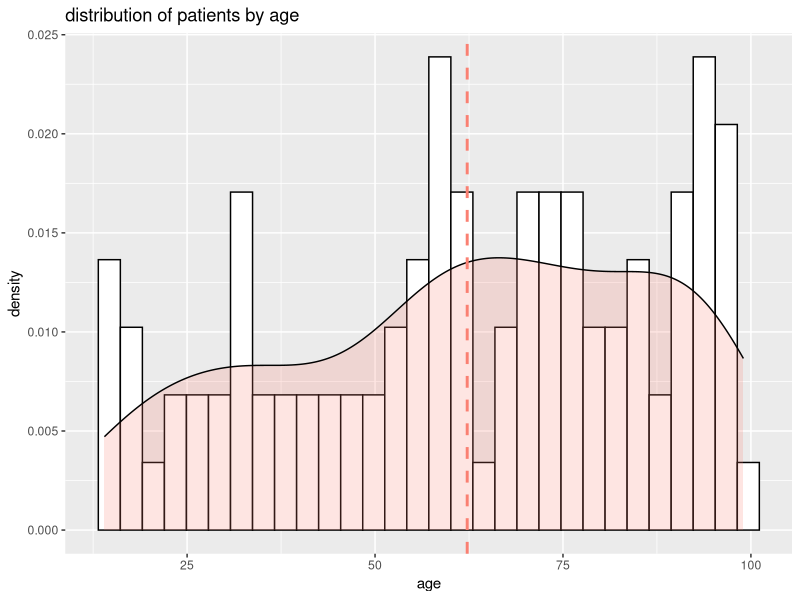
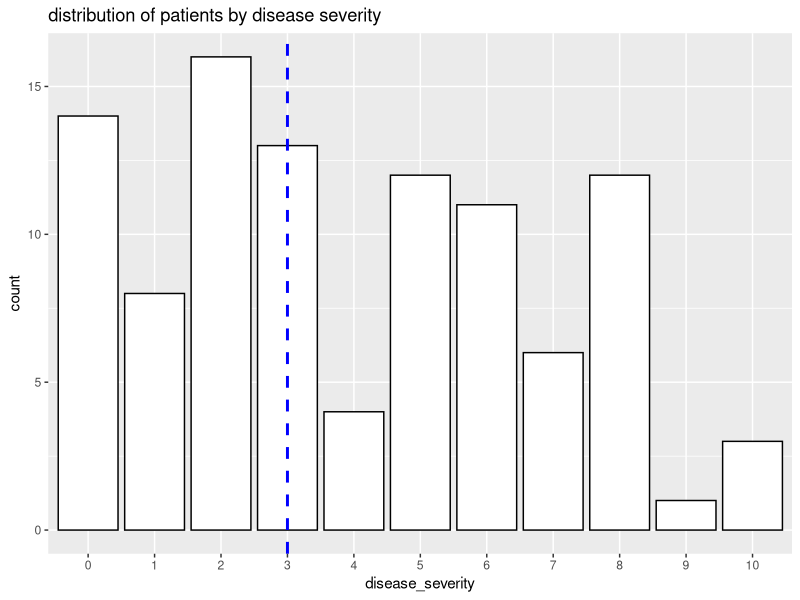
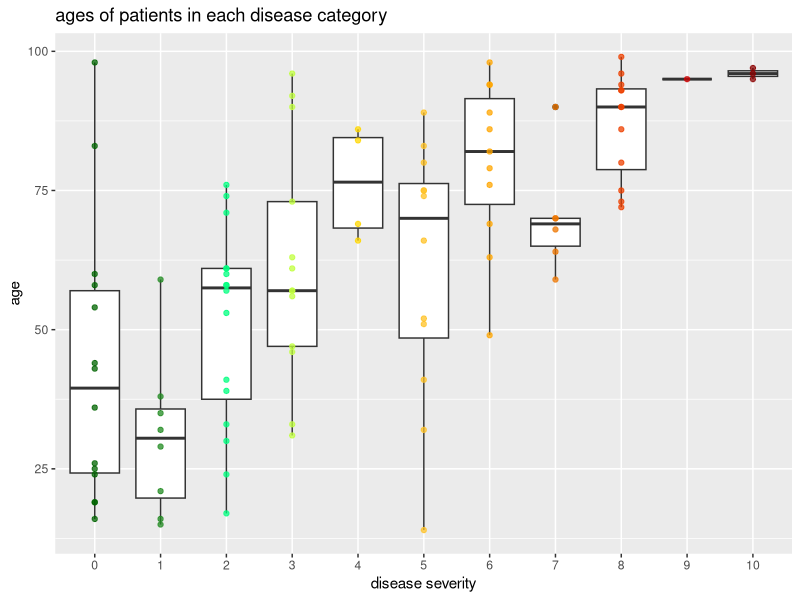
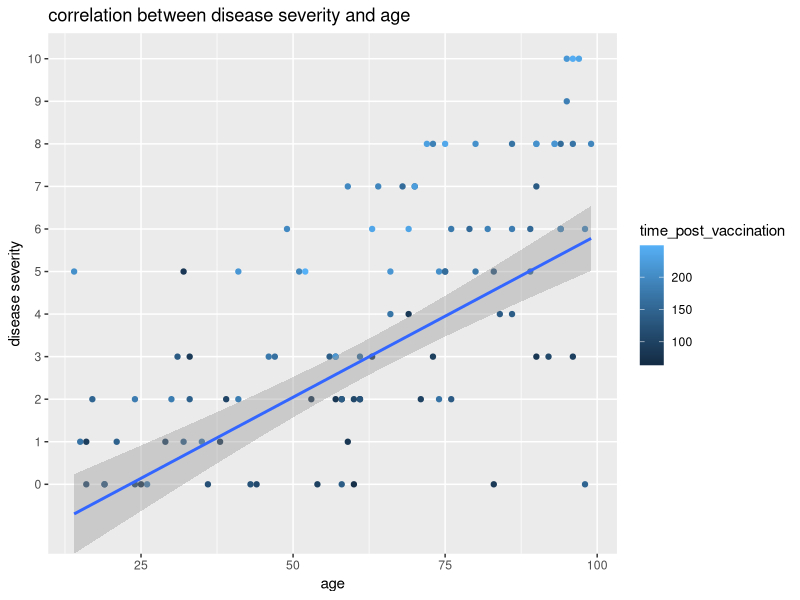
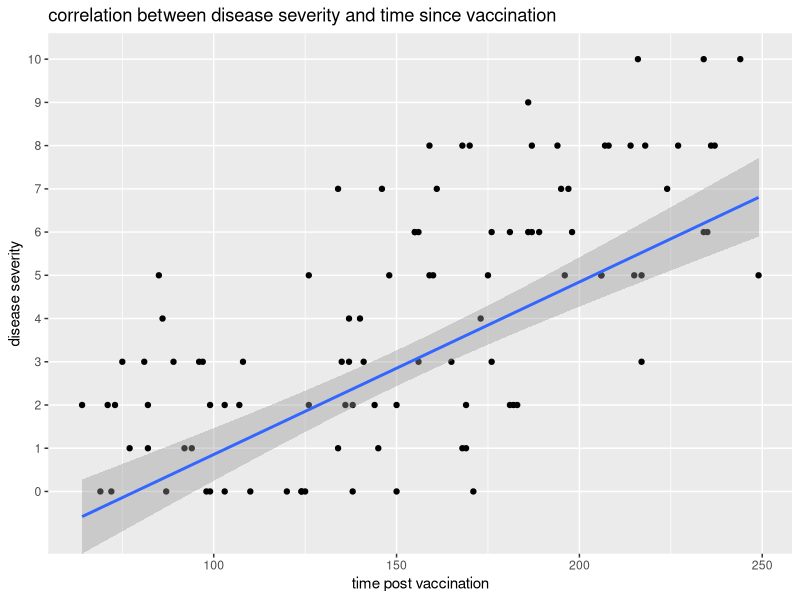
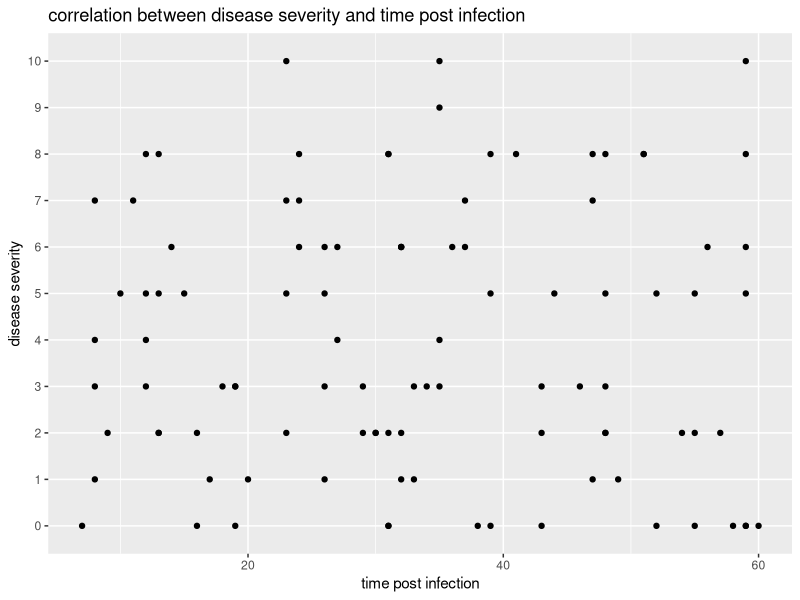

These charts were generated, in order, by the following R code: (Note: this script raises an error after producing the figures.)
## ---- chunk 1
## Install and load required packages
#install.packages("dplyr")
library(dplyr)

#install.packages("purrr")
library(purrr)

#install.packages("lubridate")
library(lubridate)

#install.packages("ggplot2")
library(ggplot2)

#install.packages("readxl")
library(readxl)

#install.packages("openxlsx")
library(openxlsx)

#install.packages("here")
library(here)

## ---- chunk 2
# Set a seed for reproducibility
set.seed(123)

# Define the number of observations to generate
n_patients <- 100
## ---- chunk 3

## empty dataframe with n_patients observations 
data = data.frame(
  pat_id = character(n_patients), #patient ID
  age = numeric(n_patients), #patient age
  time_post_vaccination = integer(n_patients), #days elapsed since last vaccination 
  time_post_infection = numeric(n_patients), #days elapsed since infection
  disease_severity = integer(n_patients) #on a scale from 1-10, how "bad" were illness symptoms
)

## populating the variables
# patient id
data$pat_id = paste0("ID_", sample(100:999, 100, replace=F) ) # each gets a 3-digit ID because I feel like it 
# patient age
data$age = c(sample(10:50, 30, replace=T), sample(51:100, 70, replace = T)) #I want to have more samples from age < 50, and to not children under 10
data$time_post_infection = c(sample(7:60, 100, replace=T)) # between one week and two months
data$time_post_vaccination = data$time_post_infection + c(sample(30:200, 100, replace=T)) # all individuals had a vaccination between 1 month and 200 days before their infection 

### alright, now I want to make a correlation between disease severity in the time between vaccination and infection. That means I need to add a third column, time between vaccination and infection, and bias my samples of numbers 1:10 by that number. Then I'll delete that column so that the "analyst" has to think of it themselves muahahahaha

data$time_between = data$time_post_vaccination - data$time_post_infection #the bigger the difference, the greater the probability of getting 10

## how to do disease severity? for loop 10 times. Probability of adding 1 is equal to (timebetween/maxtimebetween); thus, if a randomly generated number between 0 and 1 is less than this probability, we add 1 to disease severity. The longer between vaccine and infection, the worse protected we are! -> sometime it would be cool to alter this so there is some penalty to getting infected immediatly after vaccination. :)

## however, I also want some relationship between age and disease severity. So, I am going to reduce the "effective" time between vaccination and infection by age. 

# vector to store our simulated disease severities
disease_severities = rep(0, 100)

# simulation to generate disease severities based on time between vaccination and infection 
for(c in 1:10){
  for(i in 1:n_patients){
    prob = (data[i, "time_between"])/max(data$time_between)
    age_adjust_prob = prob * (data[i, "age"])/max(data$age)
    rand = runif(1, min = 0, max = 1)
    if(age_adjust_prob > rand){disease_severities[i] = disease_severities[i] + 1}
  }
  c = c+1
}

# add these disease severities to our dataset as FACTOR
data$disease_severity = factor(disease_severities)

#finally, remove our "time between" category - though I'm just going to add it back in the next code chunk ;)
data = data[,!(names(data) %in% "time_between")]

## ---- chunk 4

### and now we have our dataset! I can write it as an excel workbook for the sake of reproducibility, and I'll add my codebook to it
codebook = data.frame(variable = names(data),
                      description = c("unique patient 3-digid ID", "patient age, range [10,100]", "time elapsed since patient's most recent vaccine, range [64,249]", "time elapsed since approximate date of infection, range [7,60]", "categorical measure of disease severity, scale of 0 (asymptomatic) to 10 (death)"),
                      values = c("character: ID_XXX", "numerical", "numerical", "numerical", "factor"))

# save the data dataframe and codebook dataframe in a list for export
synth_data_list = list(data, codebook)
names(synth_data_list) = c("breakthrough_infections", "codebook")

# saving dataset with openxlsx
processed_dataset = here("data-exercise", "data", "synthetic_data_vaccines_work.xlsx")
openxlsx::write.xlsx(synth_data_list, file = processed_dataset)

## ---- chunk 5

# what is the structure? Do my variables take the form I expect? 
str(data)
summary(data)

# what is the distribution of individuals by age? disease_severity? 
plot0 = ggplot() + geom_histogram(data = data, aes(x = age, y=..density..), colour="black", fill="white") +
  geom_density(data = data, aes(x = age), alpha = 0.2, fill = "salmon") +
  geom_vline(xintercept = mean(data$age), color="salmon", linetype="dashed", linewidth=1) +
  labs(title = "distribution of patients by age")

plot1 = ggplot() + geom_histogram(data = data, aes(x = disease_severity), stat = "count", colour="black", fill="white") +
  geom_vline(xintercept = ceiling(mean(as.numeric(levels(data$disease_severity))[data$disease_severity])), color="blue", linetype="dashed", linewidth=1) +
  labs(title = "distribution of patients by disease severity")

# let's see distribution of ages in each disease severity category 
plot2 = ggplot() + geom_boxplot(data = data, aes(x = disease_severity, y = age)) +
  geom_point(data=data, aes(x = disease_severity, y = age, col = disease_severity), alpha = 0.75) +
  labs(x = "disease severity", y = "age", title = "ages of patients in each disease category") + 
  theme(legend.position = "none") + # I dont want the legend to show
  scale_color_manual(values = c("darkgreen",
                         "forestgreen", 
                         "springgreen",
                         "olivedrab1",
                         "gold",
                         "goldenrod1",
                         "orange",
                         "darkorange2",
                         "orangered2",
                         "red3",
                         "darkred"))

# let's see if disease severity correlates with age 
plot3 = ggplot() + geom_point(data=data, aes(x = age, y = disease_severity, col = time_post_vaccination)) + 
  geom_smooth(data = data, aes(x = age,  y=as.numeric(levels(disease_severity))[disease_severity]), method = "lm") + #had to unfactor the disease severity categoriy with as.numeric(levels())[]
  labs(x = "age", y = "disease severity", title = "correlation between disease severity and age")  
#heck yeah it does, so that part of the simulation worked! 

# let's see if disease severity correlates with time since vaccination
plot4 = ggplot() + geom_point(data = data, aes(x=time_post_vaccination, y=disease_severity)) + 
  geom_smooth(data = data, aes(x = time_post_vaccination, y=as.numeric(levels(disease_severity))[disease_severity]), method = "lm") + #had to unfactor the disease severity categoriy with as.numeric(levels())[]
  labs(x = "time post vaccination", y = "disease severity", title = "correlation between disease severity and time since vaccination") 

# same for time post infection 
plot5 = ggplot() + geom_point(data = data, aes(x=time_post_infection, y=disease_severity)) +
  labs(x = "time post infection", y = "disease severity", title = "correlation between disease severity and time post infection")  

## save these files 
#figure 0 - yes, I added one and was too lazy to change the numbering 
figure_file = here("data-exercise", "figures", "age_distribution.png")
ggsave(filename = figure_file, plot=plot0) 

#figure 1
figure_file = here("data-exercise", "figures", "severity_distribution.png")
ggsave(filename = figure_file, plot=plot1) 

#figure 2
figure_file = here("data-exercise", "figures", "age_severity_boxplots.png")
ggsave(filename = figure_file, plot=plot2) 

#figure 3
figure_file = here("data-exercise", "figures", "age_severity_scatter.png")
ggsave(filename = figure_file, plot=plot3) 

#figure 4
figure_file = here("data-exercise", "figures", "time_post_vacc_severity_scatter.png")
ggsave(filename = figure_file, plot=plot4) 

#figure 5
figure_file = here("data-exercise", "figures", "time_post_inf_severity_scatter.png")
ggsave(filename = figure_file, plot=plot5) 

## ---- chunk 6
#| label: fig-age-severity-boxplots
#| fig-cap: "Summary of the distribution of ages of patients with varying diseases severities. Each colored point represents one patient."
#| echo: FALSE
knitr::include_graphics(here("data-exercise","figures","age_severity_boxplots.png"))
## ---- chunk 7
#| label: fig-severity-distribution
#| fig-cap: "Distribution of patients with varying diseases severities. Blue line shows the mean disease severity across patients."
#| echo: FALSE
knitr::include_graphics(here("data-exercise","figures","severity_distribution.png"))
## ---- chunk 8
#| label: fig-age-distribution
#| fig-cap: "Distribution of patients by age. Pink line shows the mean age across patients."
#| echo: FALSE
knitr::include_graphics(here("data-exercise","figures","age_distribution.png"))
## ---- chunk 9
#| label: fig-age-severity-scatter
#| fig-cap: "Correlation between patient's age and disease severity."
#| echo: FALSE
knitr::include_graphics(here("data-exercise","figures","age_severity_scatter.png"))
## ---- chunk 10
#| label: fig-time-post-vacc-severity-scatter
#| fig-cap: "Correlation between the time elapsed since the individual's last vaccination and disease severity."
#| echo: FALSE
knitr::include_graphics(here("data-exercise","figures","time_post_vacc_severity_scatter.png"))
## ---- chunk 11
#| label: fig-time-post-inf-severity-scatter
#| fig-cap: "Correlation between the time elapsed since the individual's infection and disease severity."
#| echo: FALSE
knitr::include_graphics(here("data-exercise","figures","time_post_inf_severity_scatter.png"))
